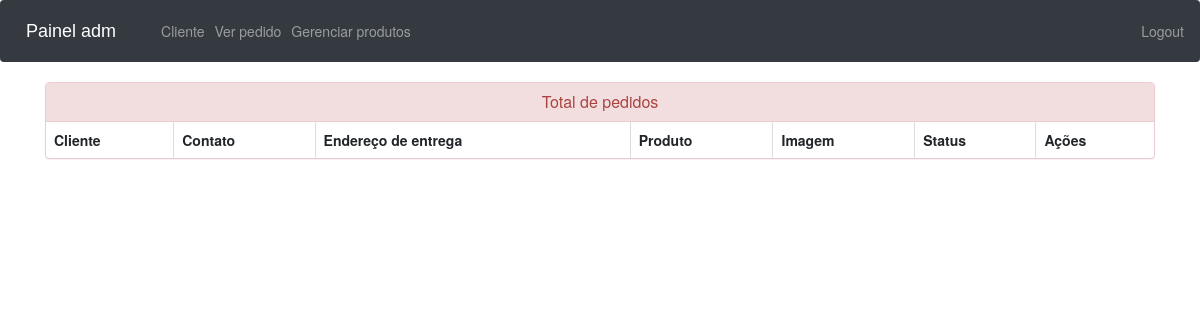
The page /admin-view-booking (signed in) on the database as committed earlier.
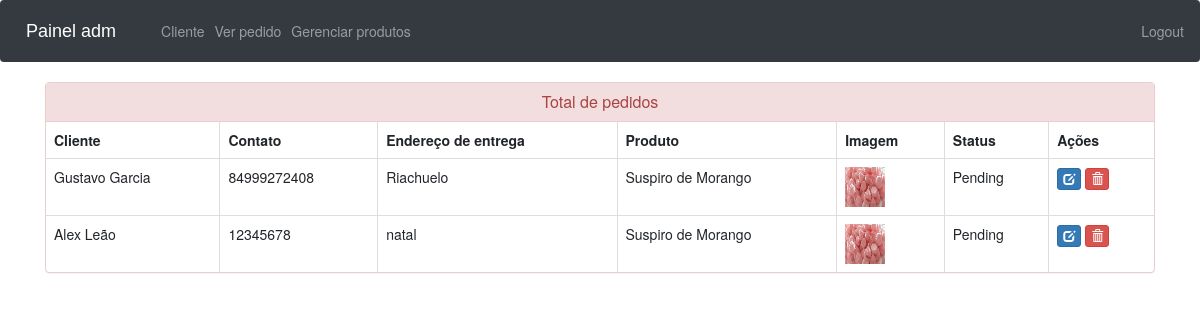
The same page on the database as committed later.
### ecom/models.py (models this page shows, shortened)
class Customer(models.Model):
    user=models.OneToOneField(User,on_delete=models.CASCADE)
    profile_pic= models.ImageField(upload_to='profile_pic/CustomerProfilePic/',null=True,blank=True)
    address = models.CharField(max_length=40)
    mobile = models.CharField(max_length=20,null=False)
    @property
    def get_name(self):
        return self.user.first_name+" "+self.user.last_name

class Orders(models.Model):
    STATUS =(
        ('Pending','Pending'),
        ('Order Confirmed','Order Confirmed'),
        ('Out for Delivery','Out for Delivery'),
        ('Delivered','Delivered'),
    )
    customer=models.ForeignKey('Customer', on_delete=models.CASCADE,null=True)
    product=models.ForeignKey('Product',on_delete=models.CASCADE,null=True)
    email = models.CharField(max_length=50,null=True)
    address = models.CharField(max_length=500,null=True)
    mobile = models.CharField(max_length=20,null=True)
    order_date= models.DateField(auto_now_add=True,null=True)
    status=models.CharField(max_length=50,null=True,choices=STATUS)

class Product(models.Model):
    name=models.CharField(max_length=40)
    product_image= models.ImageField(upload_to='product_image/',null=True,blank=True)
    price = models.PositiveIntegerField()
    description=models.CharField(max_length=40)

### ecom/views.py (the view)
# urls.py: path('admin-view-booking', views.admin_view_booking_view,name='admin-view-booking'),
@login_required(login_url='adminlogin')
def admin_view_booking_view(request):
    orders=models.Orders.objects.all()
    ordered_products=[]
    ordered_bys=[]
    for order in orders:
        ordered_product=models.Product.objects.all().filter(id=order.product.id)
        ordered_by=models.Customer.objects.all().filter(id = order.customer.id)
        ordered_products.append(ordered_product)
        ordered_bys.append(ordered_by)
    return render(request,'ecom/admin_view_booking.html',{'data':zip(ordered_products,ordered_bys,orders)})

### templates/ecom/admin_view_booking.html (shortened to what this page needs)
{% extends 'ecom/admin_base.html' %}
{% load static %}
{% block content %}
<head>
  <link href="//netdna.bootstrapcdn.com/bootstrap/3.0.0/css/bootstrap.min.css" rel="stylesheet" id="bootstrap-css">
</head>
<div class="container">
  <div class="panel panel-danger">
    <div class="panel-heading">
      <h6 class="panel-title">Total de pedidos</h6>
    </div>
    <table class="table table-hover table-bordered" id="dev-table">
      <thead>
        <tr>
          <th>Cliente</th>
          <th>Contato</th>
          <th>Endereço de entrega</th>
          <th>Produto</th>
          <th>Imagem</th>
          <th>Status</th>
          <th>Ações</th>
        </tr>
      </thead>
      {% for product,customer,order in data %}
      <tr>
        {% for c in customer %}
        <td> {{c.get_name}}</td>
        <td>{{c.mobile}}</td>
        <td>{{order.address}}</td>
        {% endfor %}
        {% for p in product %}
        <td> {{p.name}}</td>
        <td> <img src="{% static p.product_image.url %}" alt="Profile Pic" height="40px" width="40px" /></td>
        <td>{{order.status}}</td>
        <td><a class="btn btn-primary btn-xs" href="{% url 'update-order' order.id  %}"><span class="glyphicon glyphicon-edit"></span></a>
        <a class="btn btn-danger btn-xs" href="{% url 'delete-order' order.id  %}"><span class="glyphicon glyphicon-trash"></span></a></td>
        {% endfor %}
      </tr>
      {% endfor %}
    </table>
  </div>
</div>
{% endblock content %}

Rows that differ between the two databases and show on the page:
added Orders: address "Riachuelo", status "Pending"
now on this page (row unchanged): Customer: get_name "Gustavo Garcia", mobile "84999272408"
now on this page (row unchanged): Product: name "Suspiro de Morango", product_image (picture)
added Orders: address "natal", status "Pending"
added Customer: get_name "Alex Leão", mobile "12345678"
